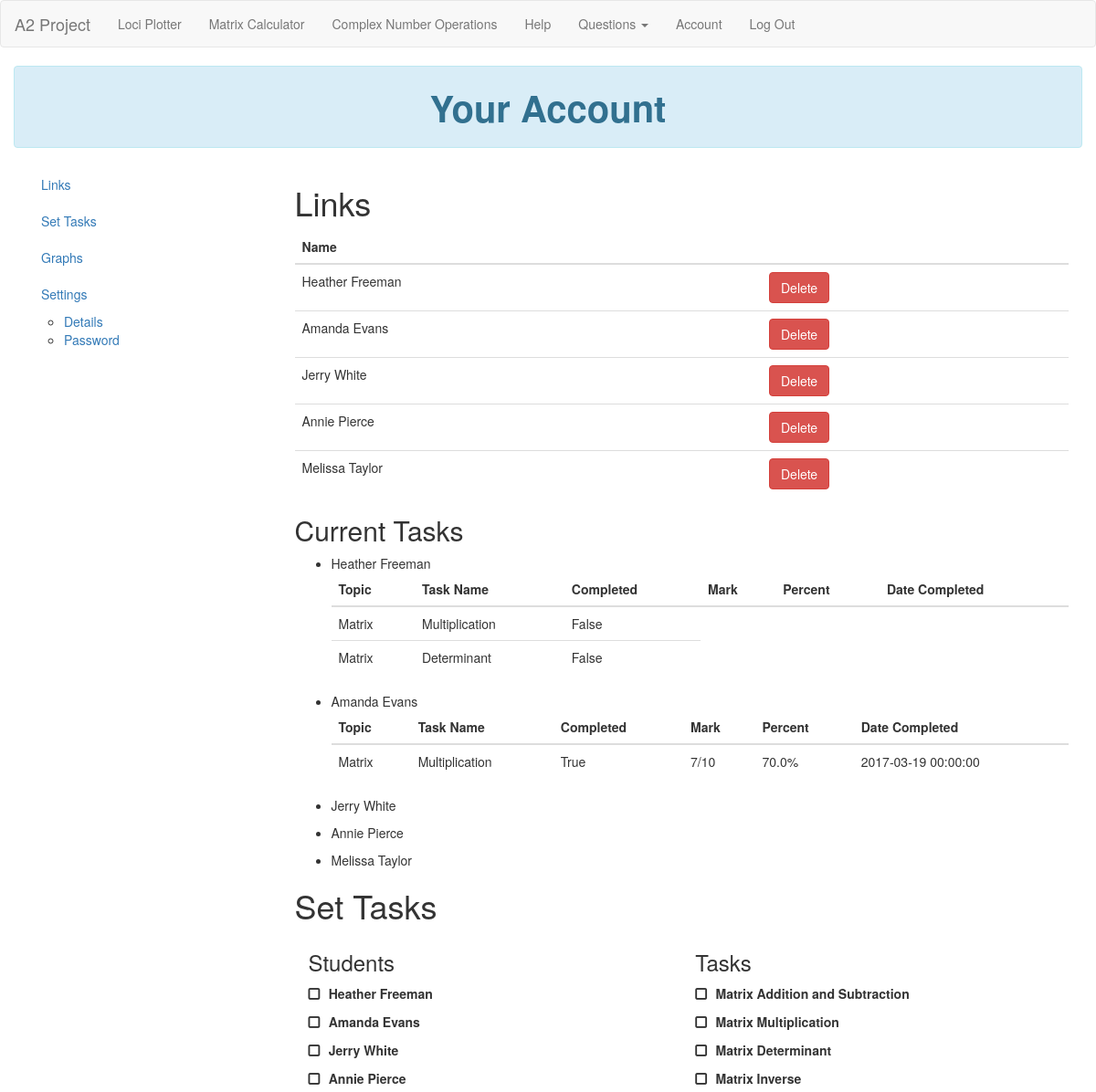
Before: /account (signed in, upper part) with the older database file.
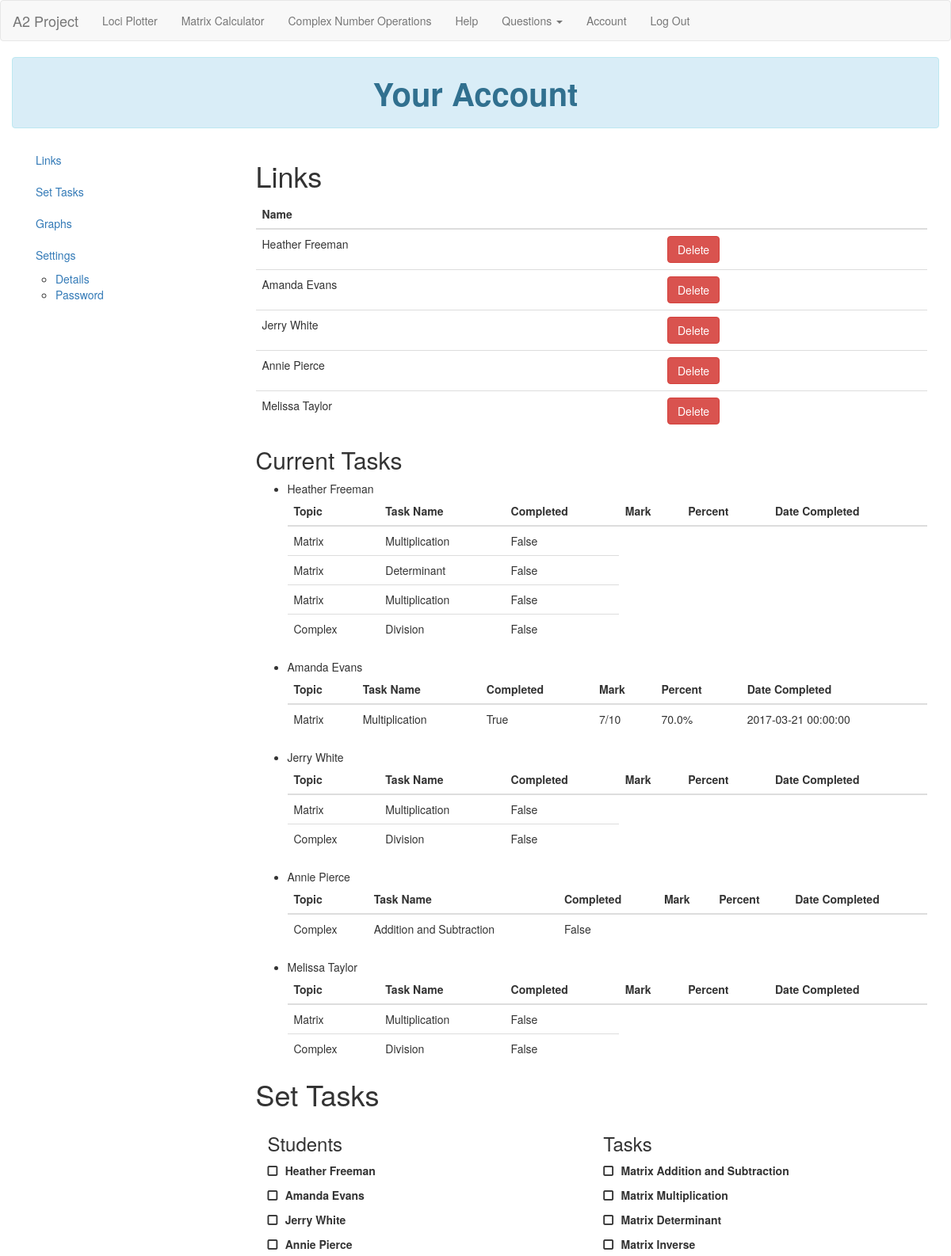
After: the same page with the newer database file.
### app/models.py (models this page shows, shortened)
class User(db.Model):
    user_id = db.Column('user_id', db.Integer, primary_key=True)
    fname = db.Column(db.String(80), unique=False)
    lname = db.Column(db.String(80), unique=False)
    email = db.Column(db.String(120), unique=True)
    password = db.Column(db.String(120), unique=False)
    authenticated = db.Column(db.Boolean, default=False)
    confirmed = db.Column(db.Boolean)
    role = db.Column(db.String(50))
    graphs = db.relationship('Graph', backref="user",
                             cascade="all, delete-orphan", lazy="dynamic")
    __mapper_args__ = {
        'polymorphic_identity': 'user',
        'polymorphic_on': role
    }

class Student(User):
    __tablename__ = 'student'
    student_id = db.Column(db.Integer, primary_key=True)
    user_id = db.Column(db.Integer, db.ForeignKey('user.user_id'))
    marks = db.relationship('Mark', backref="student",
                            cascade="all, delete-orphan", lazy="dynamic")
    tasks = db.relationship('Task', backref="student",
                            cascade="all, delete-orphan", lazy="dynamic")
    __mapper_args__ = {
        'polymorphic_identity': 'student',
    }

class User(db.Model):
    user_id = db.Column('user_id', db.Integer, primary_key=True)
    fname = db.Column(db.String(80), unique=False)
    lname = db.Column(db.String(80), unique=False)
    email = db.Column(db.String(120), unique=True)
    password = db.Column(db.String(120), unique=False)
    authenticated = db.Column(db.Boolean, default=False)
    confirmed = db.Column(db.Boolean)
    role = db.Column(db.String(50))
    graphs = db.relationship('Graph', backref="user",
                             cascade="all, delete-orphan", lazy="dynamic")
    __mapper_args__ = {
        'polymorphic_identity': 'user',
        'polymorphic_on': role
    }

class Task(db.Model):
    task_id = db.Column('task_id', db.Integer, primary_key=True)
    completed = db.Column(db.Boolean)
    question_id = db.Column(db.Integer)
    student_id = db.Column('student_id', db.Integer,
                           db.ForeignKey('student.student_id'))
    teacher_id = db.Column('teacher_id', db.Integer,
                           db.ForeignKey('teacher.teacher_id'))
    mark_id = db.Column('mark_id', db.Integer, db.ForeignKey('mark.mark_id'))
    mark = db.relationship('Mark', back_populates='task')

class Mark(db.Model):
    mark_id = db.Column('mark_id', db.Integer, primary_key=True)
    score = db.Column(db.Integer)
    out_of = db.Column(db.Integer)
    date = db.Column(db.DateTime)
    question_id = db.Column(db.Integer)
    student_id = db.Column('student_id', db.Integer,
                           db.ForeignKey('student.student_id'))
    task = db.relationship('Task', uselist=False, back_populates='mark')

### app/routes/user.py (the view, shortened to what this page needs)
@user.route('/account', methods=['GET', 'POST'])
@login_required
def account():
    user_id = current_user.user_id
    u = User.query.get(user_id)
    if u.role == 'student':
        changeform = ChangeDetailsForm(obj=u)
        linkform = TeacherLinkForm()
        pwform = ChangePasswordForm1()
        if linkform.link_submit.data and linkform.validate_on_submit():
            t = Teacher.query.filter_by(code=linkform.link_code.data).first()
            if t:
                s = Student.query.filter_by(user_id=user_id).first()
                a = t.add_student(s)
                if not a:
                    flash('Already linked to this teacher')
                    return render_template('user/student_account.html', student=u,
                                            qs=QUESTIONS, linkform=linkform,
                                            changeform=changeform, pwform=pwform)
                db.session.add(a)
                db.session.commit()
                flash('Successfully linked')
                return render_template('user/student_account.html', student=u,
                                        qs=QUESTIONS, linkform=linkform,
                                        changeform=changeform, pwform=pwform)
            else:
                flash('No teacher with that code')
                return render_template('user/student_account.html', student=u,
                                        qs=QUESTIONS, linkform=linkform,
                                        changeform=changeform, pwform=pwform)
        if changeform.change_submit.data and changeform.validate_on_submit():
            if u.check_pw(changeform.password.data):
                u.fname = changeform.fname.data
                u.lname = changeform.lname.data
                u.email = changeform.email.data
                db.session.add(u)
                db.session.commit()
                flash('Details changed successfully')
                return render_template('user/student_account.html', student=u,
                                        qs=QUESTIONS, linkform=linkform,
                                        changeform=changeform, pwform=pwform)
            else:
                flash('Incorrect password')
                return render_template('user/student_account.html', student=u,
                                        qs=QUESTIONS, linkform=linkform,
                                        changeform=changeform, pwform=pwform)
        if pwform.pw_submit.data and pwform.validate_on_submit():
            if u.check_pw(pwform.old_password.data):
                u.password = generate_password_hash(pwform.password.data)
                db.session.add(u)
                db.session.commit()
                flash('Password changed successfully')
                return render_template('user/student_account.html', student=u,
                                        qs=QUESTIONS, linkform=linkform,
                                        changeform=changeform, pwform=pwform)
            else:
                flash('Incorrect password')
                return render_template('user/student_account.html', student=u,
                                        qs=QUESTIONS, linkform=linkform,
                                        changeform=changeform, pwform=pwform)
        return render_template('user/student_account.html', student=u,
                                qs=QUESTIONS, linkform=linkform,
                                changeform=changeform, pwform=pwform)
    elif u.role == 'teacher':
        students = u.students.all()
        choices = [(s.student_id, s.fname+' '+s.lname) for s in students]
        setform = SetTaskForm(choices)
        changeform = ChangeDetailsForm(obj=u)
        pwform = ChangePasswordForm1()
        return render_template('user/teacher_account.html', teacher=u,
                                students=students, setform=setform,
                                qs=QUESTIONS, pwform=pwform,
                                changeform=changeform)
    else:
        return abort(500)

### app/forms.py
class SetTaskForm(FlaskForm):
    student_select = MultiCheckboxField('Students',
                                        [validators.Required()], coerce=int)
    task_select = MultiCheckboxField('Tasks',[validators.Required()], coerce=int, choices=[(q['id'], q['topic'] + '  ' + q['name']) for q in QUESTIONS])
    set_submit = SubmitField('Go')
    def __init__(self, selection_choices):
        super(SetTaskForm, self).__init__()
        self.student_select.choices = selection_choices

class ChangeDetailsForm(FlaskForm):
    fname = TextField('First Name', [validators.Required()])
    lname = TextField('Last Name', [validators.Required()])
    email = EmailField('Email Address',
                       [validators.DataRequired(), validators.Email()])
    password = PasswordField('Password', [validators.Required()])
    change_submit = SubmitField('Go')

### app/views.py (called while the page is built)
@login_manager.user_loader
def user_loader(email):
    return User.query.filter_by(email=email).first()

### app/templates/user/teacher_account.html (shortened to what this page needs)
{% extends "layout.html" %}
{% block head %}
{{ super() }}
<link rel="stylesheet" href="{{ url_for('static',filename='styles/account.css') }}">
<link rel="stylesheet" href="{{ url_for('static',filename='image-picker/image-picker.css') }}">
<link rel="stylesheet" href="http://netdna.bootstrapcdn.com/font-awesome/3.2.1/css/font-awesome.css">
{% endblock %}
{% block main %}
<div id="title" class="row">
  <div class="col-sm-12">
    <div class="alert alert-info title">
      <strong>Your Account</strong>
    </div>
  </div>
</div>
<div data-spy="scroll" data-target=".scrollspy" style="position:relative">
<div class="col-md-3 scrollspy">
  <ul id="nav" class="nav hidden-xs hidden-sm affix-top" data-spy="affix">
    <li><a href="#links">Links</a></li>
    <li><a href="#set">Set Tasks</a></li>
    <li><a href="#graphs">Graphs</a></li>
    <li><a href="#settings">Settings</a>
      <ul id="nav">
        <li>
          <a href="#change-details">Details</a>
        </li>
        <li>
          <a href="#pwd">Password</a>
        </li>
      </ul>
    </li>
  </ul>
</div>
<div class="col-md-9">
  <section id="links">
    <h1>Links</h1>
    <table id="links-table" class="table">
      <thead>
        <th>Name</th>
        <th></th>
      </thead>
      <tbody>
        {% for s in teacher.students.all() %}
        <tr id="link-row{{ s.student_id }}">
          <td>{{ s.fname }}&nbsp;{{ s.lname }}</td>
          <td><input id="{{ s.student_id }}" type="button" class="btn btn-danger"
            value="Delete"></td>
        </tr>
        {% endfor %}
      </tbody>
    </table>
    <h2>Current Tasks</h2>
    {% for s in students %}
      <ul>
        <li id="task-row{{ s.student_id }}">{{ s.fname }}&nbsp;{{ s.lname }}
          {% if s.tasks.first() %}
            <table class="table">
              <thead>
                <th>Topic</th>
                <th>Task Name</th>
                <th>Completed</th>
                <th>Mark</th>
                <th>Percent</th>
                <th>Date Completed</th>
              </thead>
              <tbody>
              {% for t in s.tasks.all() %}
                <tr>
                  <td>{{ qs[t.question_id]['topic'] }}</td>
                  <td>{{ qs[t.question_id]['name'] }}</td>
                  <td>{{ t.completed }}</td>
                  {% if t.mark %}
                  <td>{{ t.mark.score }}/{{ t.mark.out_of }}</td>
                  <td>{{ t.mark.score/t.mark.out_of*100 }}%</td>
                  <td>{{ t.mark.date }}</td>
                  {% endif %}
                </tr>
              {% endfor %}
              </tbody>
            </table>
            {% endif %}
          </li>
      </ul>
    {% endfor %}
  </section>
  <section id="set">
    <h1>Set Tasks</h1>
    <form method="post", action="{{ url_for('user.account') }}">
      <div class="col-xs-6">
        <h3>Students</h3>
        {% for student in setform.student_select %}
        <div class="form-check">
          <label class="form-check-label">
              {{ student.label }}
          </label>
        </div>
        {% endfor %}
      </div>
      <div class="col-xs-6">
        <h3>Tasks</h3>
        {% for task in setform.task_select %}
        <div class="form-check">
          <label class="form-check-label">
            {{ task.label }}
        </div>
        {% endfor %}
      </div>
      <div>
      </div>
    </form>
  </section>
</div>
</div>
{% endblock %}

### app/templates/layout.html (shortened to what this page needs)
<!DOCTYPE html>
<html>
<head>
  {% block head %}
  <link rel="stylesheet" href="https://maxcdn.bootstrapcdn.com/bootstrap/3.3.7/css/bootstrap.min.css">
  <link rel="stylesheet" href="{{ url_for('static', filename='styles/main.css') }}">
  {% endblock %}
</head>
<body>
  {% block nav %}
  <nav class="navbar navbar-default">
    <div class="container-fluid">
      <div class="navbar-header">
        <a class="navbar-brand" href="{{ url_for('main') }}">A2 Project</a>
      </div>
      <div class="collapse navbar-collapse" id="bs-example-navbar-collapse-1">
        <ul class="nav navbar-nav">
          <li><a href="{{ url_for('loci.loci') }}">Loci Plotter</a></li>
          <li><a href="{{ url_for('matrix_blueprint.matrix') }}">Matrix Calculator</a></li>
          <li><a href="{{ url_for('loci.operations') }}">Complex Number Operations</a></li>
          <li><a href="{{ url_for('help') }}">Help</a></li>
          <li>
            <a href="#" class="dropdown-toggle" data-toggle="dropdown">Questions <b class="caret"></b></a>
          </li>
            <ul class="nav navbar-nav navbar-right">
              {% if current_user.is_authenticated %}
              <li><a href="{{ url_for('user.account') }}">Account</a></li>
              <li><a href="{{ url_for('user.logout') }}">Log Out</a></li>
              {% else %}
              <li><a href="{{ url_for('user.login') }}">Log In</a></li>
              <li><a href="{{ url_for('user.register') }}">Register</a></li>
              {% endif %}
            </ul>
        </ul>
      </div>
    </div>
  </nav>
  {% endblock %}
  <div class="container-fluid content">
    {% block main %}
    {% endblock %}
  </div>
</body>
</html>

### app/static/styles/main.css (style rules this page uses)
html { position: relative; min-height: 100%; }
body { margin-bottom: 60px; }
.content { width: 100%; padding: 0 15px; overflow: hidden; min-height: calc(100vh - 70px); }

### app/static/styles/account.css (style rules this page uses)
section { border: 1 px solid black; width: 100% }
.title { text-align: center; font-size: 30pt; }
input[type=checkbox] + label:before { font-family: FontAwesome; display: inline-block; }
input[type=checkbox] + label:before { content: "\f096"; }
input[type=checkbox] + label:before { letter-spacing: 10px; }

Changed rows visible on the page:
shown differently, row unchanged: Student "Jerry": now shows "Topic Task Name Completed Mark Percent Date Completed"
shown differently, row unchanged: Student "Annie": now shows "Topic Task Name Completed Mark Percent Date Completed"
shown differently, row unchanged: Student "Melissa": now shows "Topic Task Name Completed Mark Percent Date Completed"
added Task: qs "Matrix", qs "Multiplication", completed "False", shown under Student "Heather"
added Task: qs "Complex", qs "Division", completed "False", shown under Student "Heather"
changed through a linked row, Task "True": mark "2017-03-19 00:00:00" → "2017-03-21 00:00:00"
added Task: qs "Matrix", qs "Multiplication", completed "False", shown under Student "Jerry"
added Task: qs "Complex", qs "Division", completed "False", shown under Student "Jerry"
added Task: qs "Complex", qs "Addition and Subtraction", completed "False", shown under Student "Annie"
added Task: qs "Matrix", qs "Multiplication", completed "False", shown under Student "Melissa"
added Task: qs "Complex", qs "Division", completed "False", shown under Student "Melissa"
